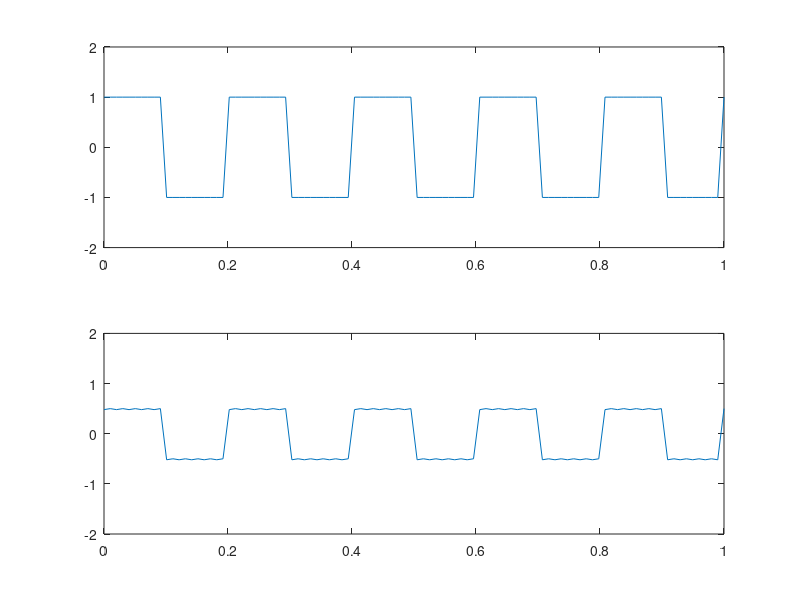

Write the MATLAB code that produced this figure.
%Manipulation of the spectrum
clc
clear all
close all
%Step 1: Generation of square wave
t=linspace(0,1,100);
f=5;
x=square(2*pi*f*t);
%Step2: Take the FT of square wave
X=fft(x);
%Step 3: Manpulation of X
X(1:50)=0;
%Step 4: Take Inverse FT
y=ifft(X);
%Display the input and output signal
subplot(2,1,1),plot(t,x),axis([0 1 -2 2])
subplot(2,1,2),plot(t,y),axis([0 1 -2 2])
